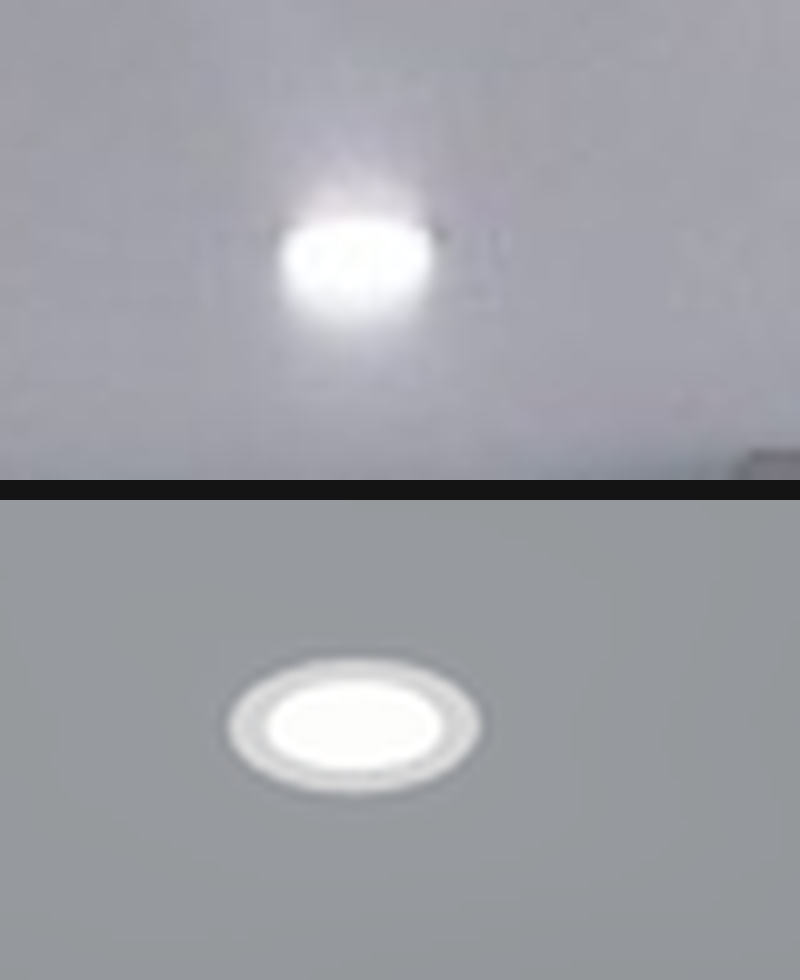
#> input picture scratchpad/hall2/cceil/can_cmp.png, 800 x 980 px
$ python rblobs.py can_cmp.png
#> lines starting #> are read from the running program, lines starting #| are printed output that depends on the picture
from PIL import Image
import numpy as np, sys
def blobs(mask):
    H,W=mask.shape; lab=np.zeros(mask.shape,int); cur=0; out=[]
    for j in range(H):
        for i in range(W):
            if mask[j,i] and lab[j,i]==0:
                cur+=1; st=[(j,i)]; lab[j,i]=cur; pts=[]
                while st:
                    a,b=st.pop(); pts.append((a,b))
                    for da,db in ((1,0),(-1,0),(0,1),(0,-1),(1,1),(1,-1),(-1,1),(-1,-1)):
                        na,nb=a+da,b+db
                        if 0<=na<H and 0<=nb<W and mask[na,nb] and lab[na,nb]==0:
                            lab[na,nb]=cur; st.append((na,nb))
                out.append(pts)
    return out
for p in sys.argv[1:]:
    im=Image.open(p).convert('L'); im=im.resize((450,600),Image.LANCZOS)
#> after `im = im.resize((450, 600), Image.LANCZOS)`:
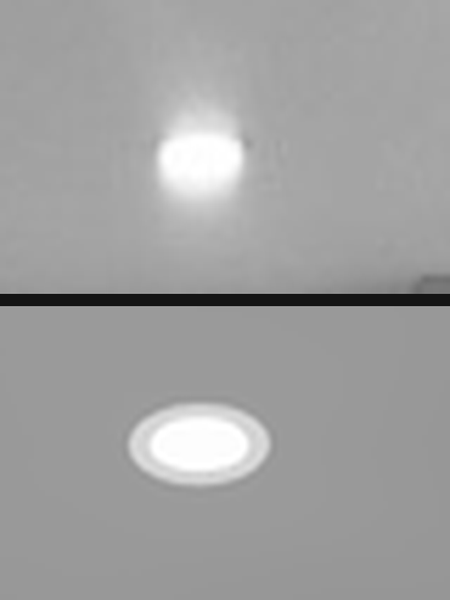
#> im: PIL image 450x600 L; min 17, max 255, mean 160.2
    a=np.asarray(im).astype(float)[:280,:]
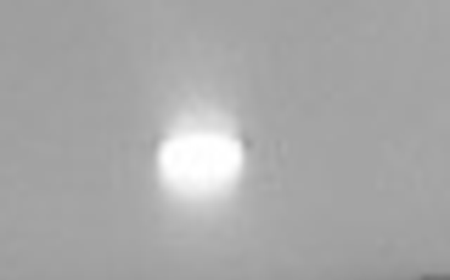
#> a: shape (280, 450) float64; min 112, max 255, mean 168.8
    print(p, 'max', a.max())
#| can_cmp.png max 255.0
    for pts in blobs(a>=232):
#> in blobs, `H, W = mask.shape`: H = 280; W = 450
#> in blobs, `cur = 0`: cur = 0
        if len(pts)<5: continue
        ys=np.array([q[0] for q in pts]); xs=np.array([q[1] for q in pts])
        print('   c=(%.1f,%.1f) n=%d peak=%d'%(xs.mean(),ys.mean(),len(pts),a[ys,xs].max()))
#> this loop made 1 pass
#|    c=(200.0,160.1) n=3904 peak=255

$ run again, on scratchpad/hall2/cceil/cmp_stairs.png
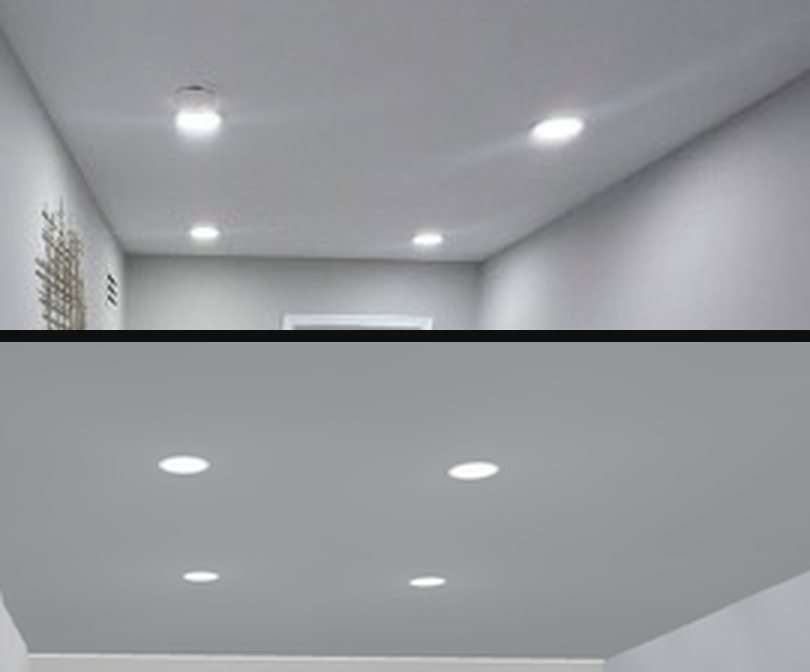
#> input picture scratchpad/hall2/cceil/cmp_stairs.png, 810 x 672 px
#> `im = im.resize((450, 600), Image.LANCZOS)`:
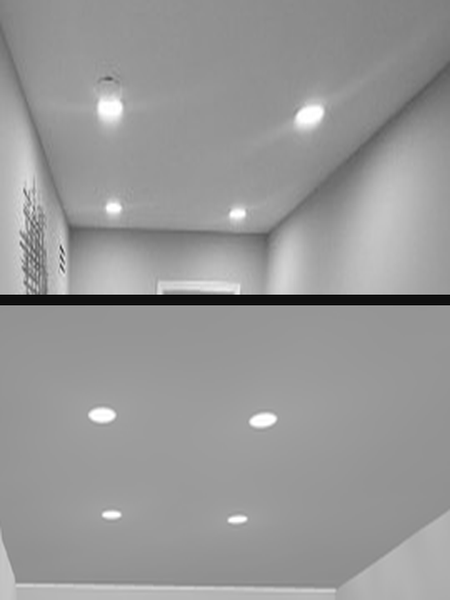
#> im: PIL image 450x600 L; min 0, max 255, mean 151.9
#> `a=np.asarray(im).astype(float)[:280,:]`:
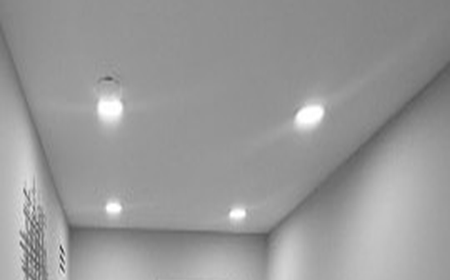
#> a: shape (280, 450) float64; min 57, max 255, mean 152.7
#| cmp_stairs.png max 255.0
#> H = 280; W = 450
#> cur = 0
#> the loop `for pts in blobs(a>=232):` made 4 passes
#|    c=(109.6,108.3) n=345 peak=255
#|    c=(309.4,114.8) n=359 peak=255
#|    c=(113.1,207.3) n=104 peak=255
#|    c=(237.1,213.5) n=95 peak=255

$ run again, on scratchpad/hall2/cceil/r5.png
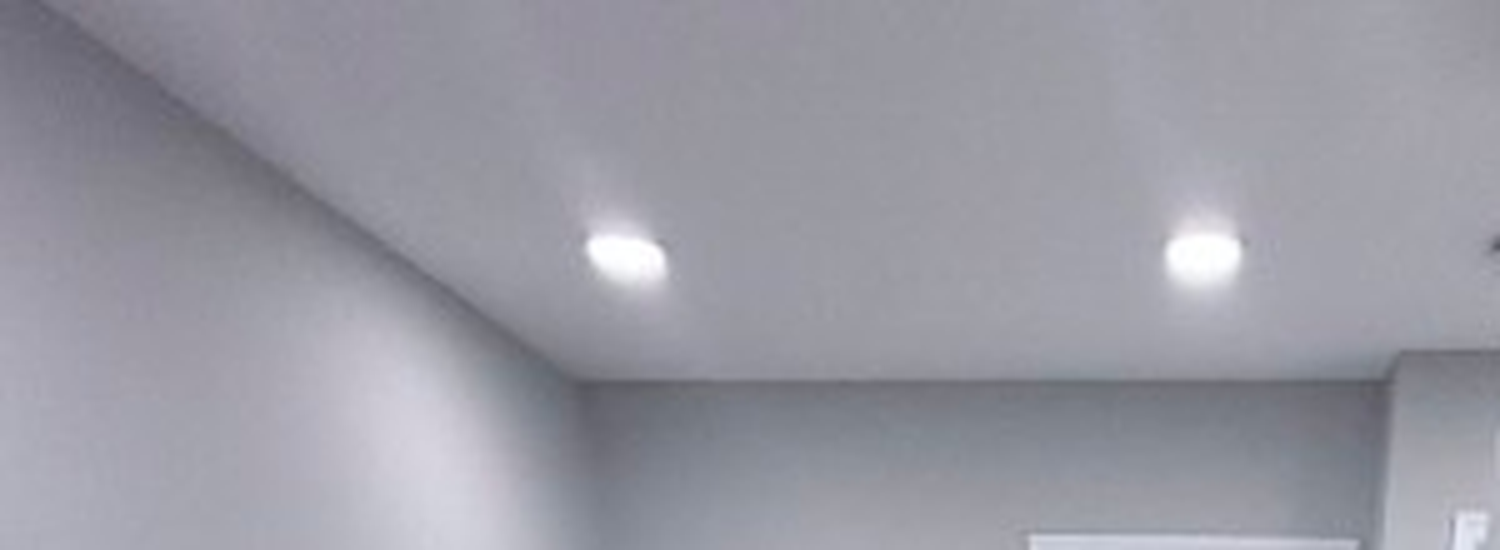
#> input picture scratchpad/hall2/cceil/r5.png, 1500 x 550 px
#> `im = im.resize((450, 600), Image.LANCZOS)`:
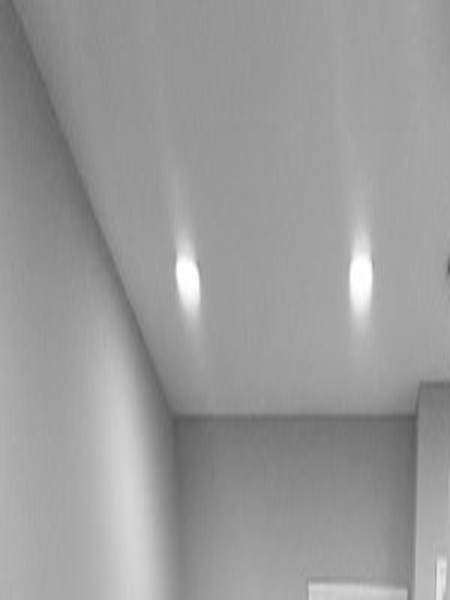
#> im: PIL image 450x600 L; min 87, max 255, mean 154.5
#> `a=np.asarray(im).astype(float)[:280,:]`:
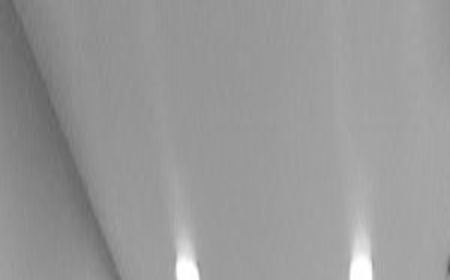
#> a: shape (280, 450) float64; min 89, max 255, mean 152.2
#| r5.png max 255.0
#> H = 280; W = 450
#> cur = 0
#> the loop `for pts in blobs(a>=232):` made 2 passes
#|    c=(360.7,267.7) n=485 peak=255
#|    c=(186.1,269.2) n=409 peak=255

$ run again, on scratchpad/hall2/cceil/runner_ceil.png
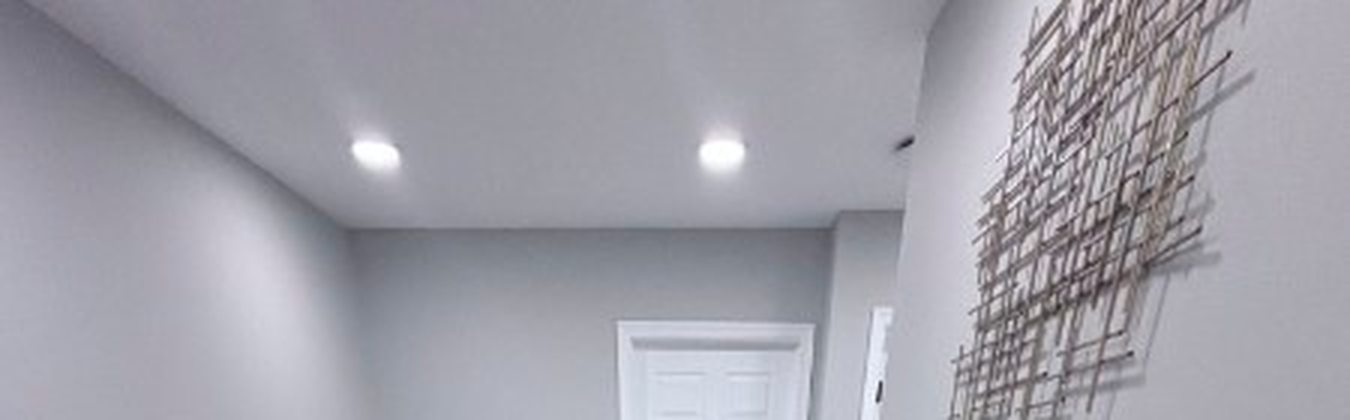
#> input picture scratchpad/hall2/cceil/runner_ceil.png, 1350 x 420 px
#> `im = im.resize((450, 600), Image.LANCZOS)`:
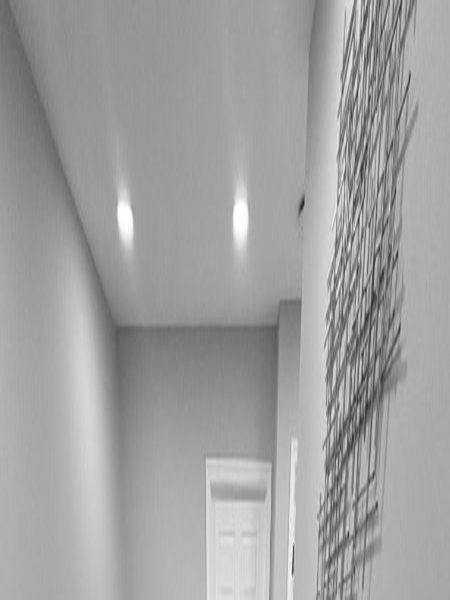
#> im: PIL image 450x600 L; min 35, max 255, mean 160.8
#> `a=np.asarray(im).astype(float)[:280,:]`:
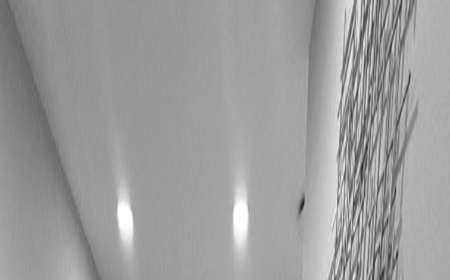
#> a: shape (280, 450) float64; min 35, max 255, mean 156.9
#| runner_ceil.png max 255.0
#> H = 280; W = 450
#> cur = 0
#> the loop `for pts in blobs(a>=232):` made 12 passes
#> pts on passes 1, 2, 3, 4, 7, 8, 9, 10: [(52, 351), (53, 351), (54, 351), (55, 351)], [(59, 350), (60, 350)], [(74, 348), (75, 348), (76, 348)], [(176, 342), (177, 342)], [(209, 335), (210, 335), (211, 335)], [(214, 334)], [(217, 333), (218, 333), (219, 333)], [(222, 332), (223, 332), (224, 332)]
#> (printed output is left out)
